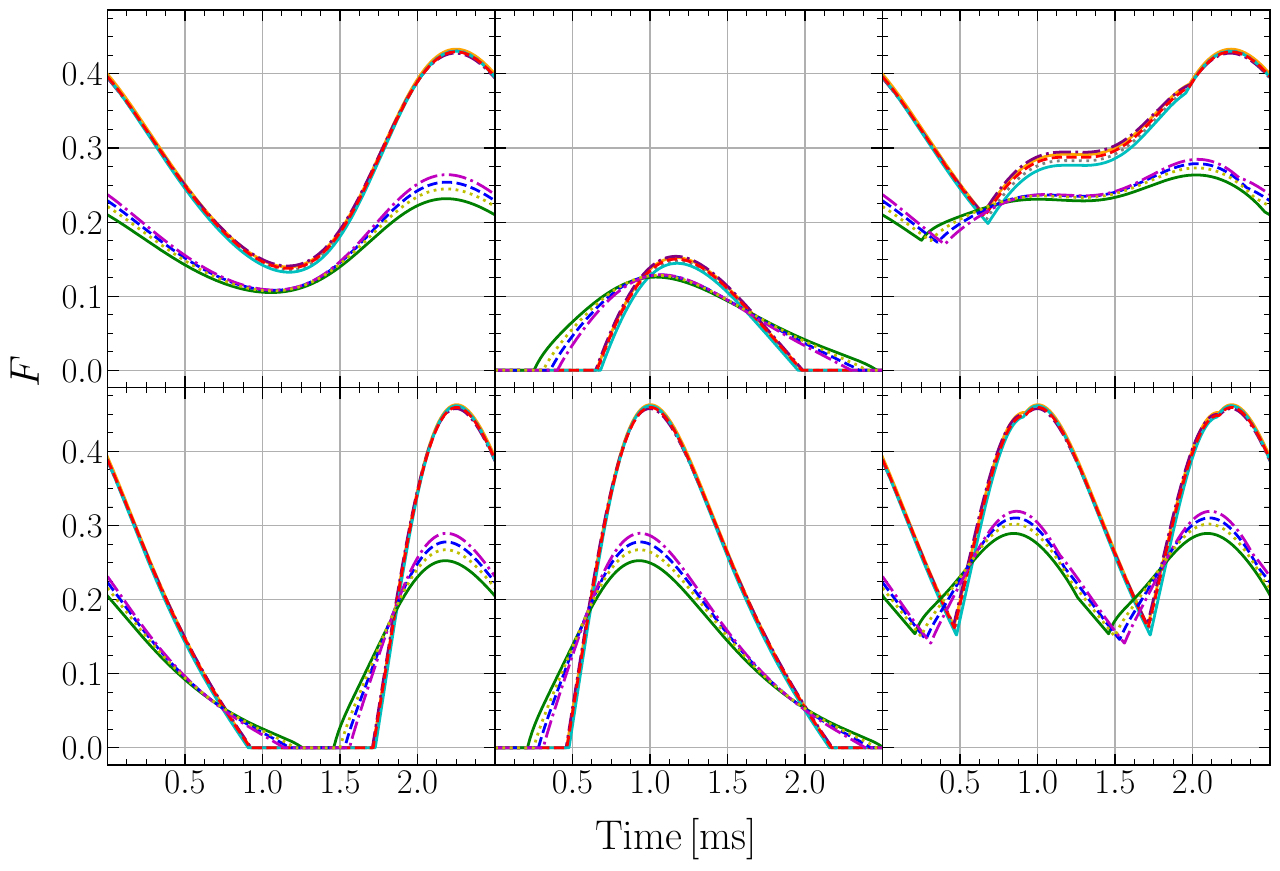

Recreate this plot in Python.
import numpy as np
import matplotlib.pyplot as plt
import numpy as np
import matplotlib.pyplot as plt
from numpy import log10 as lg
from numpy import pi as pi
from scipy.interpolate import interp1d as sp_interp1d
from scipy.interpolate import splrep,splev
from scipy.integrate import odeint
from scipy.integrate import ode
import warnings
import timeit
import scipy.optimize as opt
from matplotlib import cm
from astropy import constants as const
from astropy import units as u
from mpl_toolkits.axes_grid1.inset_locator import zoomed_inset_axes
from mpl_toolkits.axes_grid1.inset_locator import mark_inset
G=const.G.cgs.value
c=const.c.cgs.value
Ms=const.M_sun.cgs.value
hbar=const.hbar.cgs.value
m_n=const.m_n.cgs.value
km=10**5

import matplotlib.font_manager as font_manager

plt.rcParams['xtick.labelsize'] = 25
plt.rcParams['ytick.labelsize'] = 25
plt.rcParams['xtick.direction'] = 'in'
plt.rcParams['ytick.direction'] = 'in'
plt.rcParams['xtick.major.size'] = 8
plt.rcParams['ytick.major.size'] = 8
plt.rcParams['xtick.minor.size'] = 4
plt.rcParams['ytick.minor.size'] = 4
plt.rcParams['xtick.top'] = True
plt.rcParams['ytick.right'] = True
plt.rcParams['axes.labelpad'] = 8.0
plt.rcParams['figure.constrained_layout.h_pad'] = 0
plt.rcParams['text.usetex'] = True
plt.rc('text', usetex=True)
plt.rcParams['font.sans-serif'] = ['Times New Roman']
plt.tick_params(axis='both', which='minor', labelsize=18)
from matplotlib.ticker import (MultipleLocator, FormatStrFormatter,
                               AutoMinorLocator)

names= ['m14_a','m14_5_001_a','m14_5_1_a', 'm14_10_001_a','m14_10_1_a','m20_a','m20_5_001_a', 'm20_10_001_a','m20_10_1_a']
names1= ['m14_b','m14_5_001_b','m14_5_1_b', 'm14_10_001_b','m14_10_1_b','m20_b','m20_5_001_b', 'm20_10_001_b','m20_10_1_b']
colors=['orange', 'grey','purple','c','r', 'g', 'b', 'm', 'orange']
linestyle=['-', ':', '-.', '-', '--' ,'-' ,'--' , '-.' ,':']
fig, axs = plt.subplots(2, 3,figsize=(15,10),sharex=True, sharey=True)
plt.subplots_adjust(hspace=0.0)
plt.subplots_adjust(wspace=0)
axs[0,0].yaxis.set_minor_locator(MultipleLocator(0.1/4))
axs[0,0].xaxis.set_minor_locator(MultipleLocator(0.5/4))   
axs[0,0].set_xticks([ 0.5,1,1.5,  2.0])
axs[0,0].set_yticks([0,0.1,0.2,0.3,0.4])
axs[0,0].set_xlim(0,2.5)
for i in range(len(names)):
    
    data1 = np.genfromtxt('data/'+'pp_ap4_' +names[i]+ '.dat')
    t=data1[:,0]*10**3
    flux1=data1[:,1]
    flux2=data1[:,2]
    flux3=data1[:,3]
    axs[0,0].plot( t, flux1,linewidth=2, color=colors[i],linestyle=linestyle[i])
    axs[0,1].plot( t, flux2,linewidth=2, color=colors[i],linestyle=linestyle[i])
    axs[0,2].plot( t, flux3,linewidth=2, color=colors[i],linestyle=linestyle[i])
    axs[0,0].grid()
    axs[0,1].grid()
    axs[0,2].grid()
    
    data2 = np.genfromtxt('data/'+'pp_ap4_' +names1[i]+ '.dat')
    t1=data2[:,0]*10**3
    flux4=data2[:,1]
    flux5=data2[:,2]
    flux6=data2[:,3]
    axs[1,0].plot( t1, flux4,linewidth=2, color=colors[i],linestyle=linestyle[i])
    axs[1,1].plot( t1, flux5,linewidth=2, color=colors[i],linestyle=linestyle[i])
    axs[1,2].plot( t1, flux6,linewidth=2, color=colors[i],linestyle=linestyle[i])
    axs[1,0].grid()
    axs[1,1].grid()
    axs[1,2].grid()
    
fig.text(0.5, 0.04, r'$\rm{Time\,[\rm ms]}$' ,fontsize=30)   
fig.text(0.06, 0.5, r'${F}$',fontsize=30,rotation='vertical')
plt.savefig("pulse_profile.pdf", format='pdf', bbox_inches="tight")
plt.show()